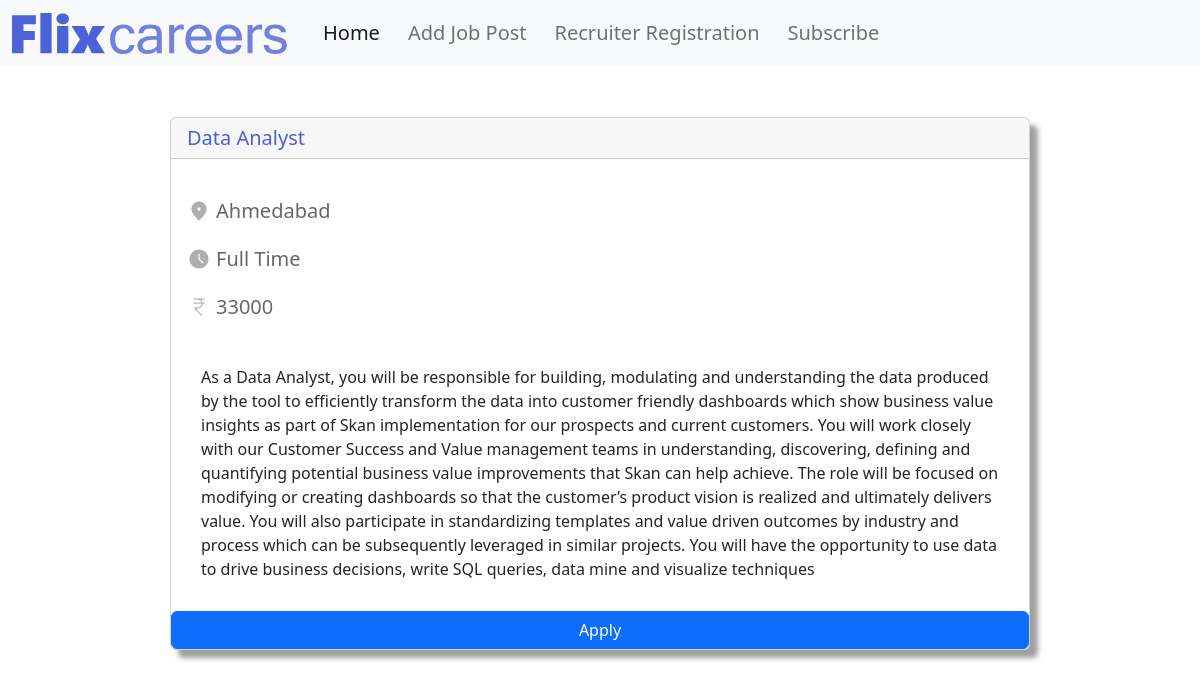
Page /jobportal/job_detail/3/data-analyst on the committed database.
### Jobportal/models.py (models this page shows, shortened)
class JobPost(models.Model):
    JOB_TYPE_CHOICES =[
        ('Full Time','Full Time'),
        ('Part Time', 'Part time'),
    ]
    title=models.CharField(max_length=200)
    description=models.TextField()
    date=models.DateTimeField(auto_now_add=True)
    salary=models.IntegerField()
    location=models.ForeignKey(Location,on_delete=models.CASCADE,null=True)
    slug=models.SlugField(null=True,max_length=40,unique=True)
    author= models.ForeignKey(Author,on_delete=models.CASCADE,null=True)
    skills= models.ManyToManyField(Skills)
    job_type= models.CharField(max_length=200,null=False,choices=JOB_TYPE_CHOICES)

class Location(models.Model):
    city=models.CharField(max_length=200)
    state=models.CharField(max_length=200)
    country=models.CharField(max_length=200)
    zipcode=models.CharField(max_length=200)

### Jobportal/views.py (the view)
# urls.py: path('job_detail/<int:id>/<str:slug_url>',views.job_detail,name="job_detail"),
def job_detail(request, slug_url,id):
    detail=JobPost.objects.get(id=id)
    context={'Job':detail}
    return render(request,'jobportal/Details.html',context)

### Jobportal/templates/jobportal/Details.html (shortened to what this page needs)
{% extends 'jobportal/base.html' %}
    {% block content %}
   <div style="margin: auto;width: 80%;padding: 50px;  ">
        <div class="card" style="width: 100%;box-shadow: 8px 8px 5px rgba(68, 68, 68, 0.512);">
            <Strong><h5 class="card-header" style="color:#4c5fd9;">{{ Job.title }}</h5></Strong>
            <div class="card-body"></div>
            <div style="padding: 8px 16px 8px 16px; display:flex;">
                <span class="material-symbols-outlined">
                </span>
                <h5 class="card-title" style="padding-left:5px; color:#00000099;">{{Job.location.city}}</h5>
            </div>
            <div style="padding: 8px 16px 8px 16px;display:flex;">
                <span class="material-symbols-outlined">
                </span>
                <h5 class="card-title" style="padding-left:5px;color:#00000099;">{{Job.job_type}}</h5>
            </div>
            <div style="padding: 8px 16px 8px 16px;display:flex;">
                <span class="material-symbols-outlined">
                </span>
                <h5 class="card-title" style="padding-left:5px ;color:#00000099;">{{Job.salary}}</h5>
            </div>
            <div style="padding:30px"><p class="card-text" style="max-height: 300px;overflow-y: scroll;">{{Job.description}}</p></div>
            <a href="{% url 'thankyou' %}" class="btn btn-primary">Apply</a>
            </div>
        </div>
{% endblock content %}

### Jobportal/templates/jobportal/base.html (style rules this page uses)
.material-symbols-outlined { font-variation-settings: 'FILL' 1, 'wght' 300, 'GRAD' 0, 'opsz' 48; color: #00000050; }

### rows in the picture
JobPost: title "Data Analyst", location.city "Ahmedabad", job_type "Full Time", salary "33000", description "As a Data Analyst, you will be responsible for building, modulating and understanding the data produced by the tool to efficiently transform the data into customer friendly dashboards which show business value insights as part of Skan implementation for our prospects and current customers. You will work closely with our Customer Success and Value management teams in understanding, discovering, defining and quantifying potential business value improvements that Skan can help achieve. The role will be focused on modifying or creating dashboards so that the customer’s product vision is realized and ultimately delivers value. You will also participate in standardizing templates and value driven…"
